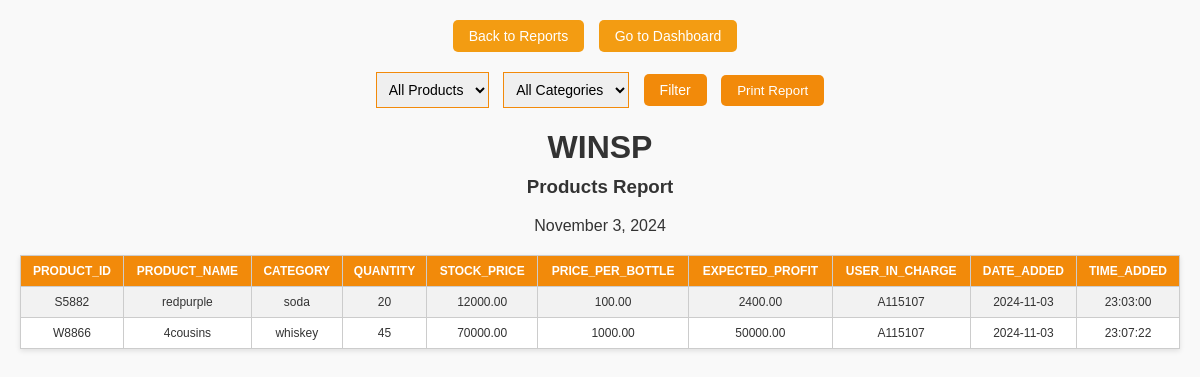
Screenshot of /PROJECTLIGHT/products_report.php with the database file from the repository.
### tables this page shows
CREATE TABLE `products` (
  `product_id` varchar(12) NOT NULL,
  `product_name` varchar(100) NOT NULL,
  `category` varchar(50) NOT NULL,
  `quantity` int(11) NOT NULL,
  `stock_price` decimal(10,2) NOT NULL,
  `price_per_bottle` decimal(10,2) NOT NULL,
  `expected_profit` decimal(10,2) DEFAULT NULL,
  `user_in_charge` varchar(8) DEFAULT NULL,
  `date_added` date DEFAULT curdate(),
  `time_added` time DEFAULT curtime()
);

### PROJECTLIGHT/products_report.php (the view, shortened to what this page needs)
<?php
$servername = "localhost";
$dbname = "PROJECTLIGHT";
$dbusername = "root";
$dbpassword = "";
$conn = new mysqli($servername, $dbusername, $dbpassword, $dbname);
$query = "SELECT * FROM products";
$result = mysqli_query($conn, $query);
$fields = [];
if ($result && mysqli_num_rows($result) > 0) {
    $fields = array_keys(mysqli_fetch_assoc($result));
    mysqli_data_seek($result, 0);
}
?>
<!DOCTYPE html>
<html lang="en">
<head>
</head>
<body>
    <div class="nav-buttons">
        <button class="nav-button" onclick="window.location.href='report.php';">Back to Reports</button>
        <button class="nav-button" onclick="window.location.href='dashboard.php';">Go to Dashboard</button>
    </div>
    <div class="filter-container">
        <form method="post" action="products_report.php">
            <select name="product_name" class="select-product">
                <option value="All">All Products</option>
            </select>
            <select name="category_name" class="select-category">
                <option value="All">All Categories</option>
            </select>
            <button type="submit" class="button">Filter</button>
            <button type="button" class="print-button" onclick="printReport();">Print Report</button>
        </form>
    </div>
    <?php if (mysqli_num_rows($result) > 0): ?>
        <div id="printableArea" style="display:none;">
            <h1>WINSP</h1>
            <h3>Products Report</h3>
            <p><?php echo date("F j, Y"); ?></p>
            <table>
                <tr>
                    <?php foreach ($fields as $field): ?>
                        <th><?php echo strtoupper($field); ?></th>
                    <?php endforeach; ?>
                </tr>
                <?php while ($row = mysqli_fetch_assoc($result)): ?>
                    <tr>
                        <?php foreach ($fields as $field): ?>
                            <td><?php echo $row[$field] ?? 'N/A'; ?></td>
                        <?php endforeach; ?>
                    </tr>
                <?php endwhile; ?>
            </table>
        </div>
    <?php else: ?>
        <p>No products found.</p>
    <?php endif; ?>
</body>
</html>

### PROJECTLIGHT/products_report.php (style rules this page uses)
body { font-family: Arial, sans-serif; margin: 20px; background-color: #f9f9f9; color: #333; }
h1 { text-align: center; margin-bottom: 10px; }
h3 { text-align: center; margin-top: 0; }
p { text-align: center; }
table { width: 100%; border-collapse: collapse; margin-top: 20px; background-color: #fff; box-shadow: 0 2px 5px rgba(0, 0, 0, 0.1); }
th, td { border: 1px solid #ccc; padding: 8px; text-align: center; font-size: 12px; }
th { background-color: #f28a0a; color: white; }
tr:nth-child(even) { background-color: #f2f2f2; }
.filter-container { display: flex; justify-content: center; margin-bottom: 20px; }
.select-category, .select-product { padding: 8px; margin-right: 10px; font-size: 14px; border: 1px solid #f28a0a; }
.button { padding: 8px 16px; font-size: 14px; cursor: pointer; background-color: #f28a0a; color: white; border: none; border-radius: 5px; margin-right: 10px; }
.print-button { background-color: #f28a0a; color: white; padding: 8px 16px; border: none; border-radius: 5px; }
.nav-buttons { text-align: center; margin-bottom: 20px; }
.nav-button { padding: 8px 16px; font-size: 14px; cursor: pointer; background-color: #f39c12; color: white; border: none; border-radius: 5px; margin-right: 10px; }

### rows the page displays
products: product_id "S5882", product_name "redpurple", category "soda", quantity "20", stock_price "12000.00", price_per_bottle "100.00", expected_profit "2400.00", user_in_charge "A115107", date_added "2024-11-03", time_added "23:03:00"
products: product_id "W8866", product_name "4cousins", category "whiskey", quantity "45", stock_price "70000.00", price_per_bottle "1000.00", expected_profit "50000.00", user_in_charge "A115107", date_added "2024-11-03", time_added "23:07:22"

### other values shown
$field "PRODUCT_ID"
$field "PRODUCT_NAME"
$field "CATEGORY"
$field "QUANTITY"
$field "STOCK_PRICE"
$field "PRICE_PER_BOTTLE"
$field "EXPECTED_PROFIT"
$field "USER_IN_CHARGE"
$field "DATE_ADDED"
$field "TIME_ADDED"
